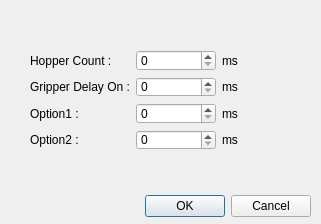
<?xml version="1.0" encoding="UTF-8"?>
<ui version="4.0">
 <class>ConfigDialog</class>
 <widget class="QDialog" name="ConfigDialog">
  <property name="geometry">
   <rect>
    <x>0</x>
    <y>0</y>
    <width>321</width>
    <height>224</height>
   </rect>
  </property>
  <property name="windowTitle">
   <string>Dialog</string>
  </property>
  <widget class="QDialogButtonBox" name="buttonBox">
   <property name="geometry">
    <rect>
     <x>140</x>
     <y>190</y>
     <width>171</width>
     <height>32</height>
    </rect>
   </property>
   <property name="orientation">
    <enum>Qt::Horizontal</enum>
   </property>
   <property name="standardButtons">
    <set>QDialogButtonBox::Cancel|QDialogButtonBox::Ok</set>
   </property>
  </widget>
  <widget class="QWidget" name="">
   <property name="geometry">
    <rect>
     <x>30</x>
     <y>50</y>
     <width>271</width>
     <height>100</height>
    </rect>
   </property>
   <layout class="QGridLayout" name="gridLayout_2">
    <item row="0" column="0" rowspan="4">
     <widget class="QSplitter" name="splitter">
      <property name="orientation">
       <enum>Qt::Vertical</enum>
      </property>
      <widget class="QWidget" name="">
       <layout class="QGridLayout" name="gridLayout">
        <item row="0" column="0">
         <widget class="QLabel" name="label">
          <property name="text">
           <string>Hopper Count :</string>
          </property>
         </widget>
        </item>
        <item row="1" column="0">
         <widget class="QLabel" name="label_2">
          <property name="text">
           <string>Gripper Delay On :</string>
          </property>
         </widget>
        </item>
        <item row="2" column="0">
         <widget class="QLabel" name="label_3">
          <property name="text">
           <string>Option1 : </string>
          </property>
         </widget>
        </item>
        <item row="3" column="0">
         <widget class="QLabel" name="label_4">
          <property name="text">
           <string>Option2 : </string>
          </property>
         </widget>
        </item>
       </layout>
      </widget>
     </widget>
    </item>
    <item row="0" column="1">
     <widget class="QSpinBox" name="HopperCountValue"/>
    </item>
    <item row="0" column="2">
     <widget class="QLabel" name="label_5">
      <property name="text">
       <string>ms</string>
      </property>
     </widget>
    </item>
    <item row="1" column="1">
     <widget class="QSpinBox" name="GripperDelayValue"/>
    </item>
    <item row="1" column="2">
     <widget class="QLabel" name="label_6">
      <property name="text">
       <string>ms</string>
      </property>
     </widget>
    </item>
    <item row="2" column="1">
     <widget class="QSpinBox" name="Option1Value"/>
    </item>
    <item row="2" column="2">
     <widget class="QLabel" name="label_7">
      <property name="text">
       <string>ms</string>
      </property>
     </widget>
    </item>
    <item row="3" column="1">
     <widget class="QSpinBox" name="Option2Value"/>
    </item>
    <item row="3" column="2">
     <widget class="QLabel" name="label_8">
      <property name="text">
       <string>ms</string>
      </property>
     </widget>
    </item>
   </layout>
  </widget>
 </widget>
 <resources/>
 <connections>
  <connection>
   <sender>buttonBox</sender>
   <signal>accepted()</signal>
   <receiver>ConfigDialog</receiver>
   <slot>accept()</slot>
   <hints>
    <hint type="sourcelabel">
     <x>248</x>
     <y>254</y>
    </hint>
    <hint type="destinationlabel">
     <x>157</x>
     <y>274</y>
    </hint>
   </hints>
  </connection>
  <connection>
   <sender>buttonBox</sender>
   <signal>rejected()</signal>
   <receiver>ConfigDialog</receiver>
   <slot>reject()</slot>
   <hints>
    <hint type="sourcelabel">
     <x>316</x>
     <y>260</y>
    </hint>
    <hint type="destinationlabel">
     <x>286</x>
     <y>274</y>
    </hint>
   </hints>
  </connection>
 </connections>
</ui>
